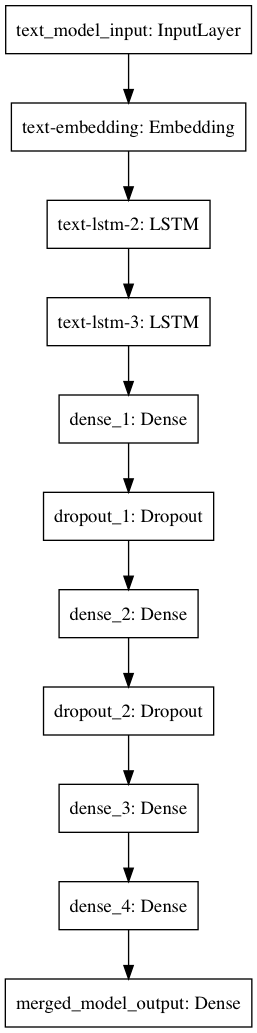

Reproduce this figure in Python.
import json
from keras.preprocessing.text import one_hot
from keras.preprocessing.sequence import pad_sequences
from keras.models import Sequential
from keras.layers import Activation, Dense, Flatten, Dropout, LSTM, Conv1D, MaxPooling1D, GlobalAveragePooling1D, concatenate, Input, Reshape, Bidirectional
from keras.layers.embeddings import Embedding
from keras.utils import np_utils
from keras.models import Model
from keras.callbacks import ModelCheckpoint
from sklearn import preprocessing
import numpy as np
import sys
import re

from sklearn.preprocessing import StandardScaler

dataset = [i.split('\t') for i in open('dataset.tsv')]
# dataset has the structure sentence\tlabel for instance:
#   everything is fine  positive
#   everything is bad   negative

docs = [i[0] for i in dataset]
raw_labels = [i[1] for i in dataset]

vocab_size = 10000
max_length = 200
embedding_size = 1200

encoded_docs = [one_hot(d, vocab_size) for d in docs] #uses a hash function to represent words, if words are similar they will have collisions
padded_docs = pad_sequences(encoded_docs, maxlen=max_length, padding='post')

labels_encoder = preprocessing.LabelEncoder()
labels_encoder.fit(raw_labels)
encoded_labels = labels_encoder.transform(raw_labels)
categorical_labels = np_utils.to_categorical( encoded_labels )

# Build the model
text_model_input = Input(shape = (max_length,), dtype="int32", name = 'text_model_input')
text_model = Embedding(input_dim = vocab_size, mask_zero=True, output_dim = embedding_size, input_length = max_length, name="text-embedding" )(text_model_input)
text_model = LSTM(256, name = "text-lstm-2", return_sequences=True)(text_model)
text_model_output = LSTM(256, name = "text-lstm-3", return_sequences=False)(text_model)

merged_model = Dense(1200, activation="relu")(text_model_output)
merged_model = Dropout(0.5)(merged_model)
merged_model = Dense(800, activation="relu")(merged_model)
merged_model = Dropout(0.5)(merged_model)
merged_model = Dense(600, activation="relu")(merged_model)
merged_model = Dense(200, activation="relu")(merged_model)
merged_model_output = Dense(2, activation = "softmax", name = 'merged_model_output')(merged_model)

model = Model(inputs = [text_model_input], outputs = [merged_model_output ])

model.compile(optimizer='adam', loss='categorical_crossentropy', metrics=['accuracy'])
print(model.summary())

try:
    from keras.utils import plot_model
    plot_model(model, to_file='model.png')
except:
    pass

# Train the model
checkpointer = ModelCheckpoint(filepath='./epoch/model.hdf5', verbose=1, save_weights_only=False)
model.fit([padded_docs], [categorical_labels], batch_size=800, epochs=100, callbacks=[checkpointer])

# save model
model.save('model.hdf5')